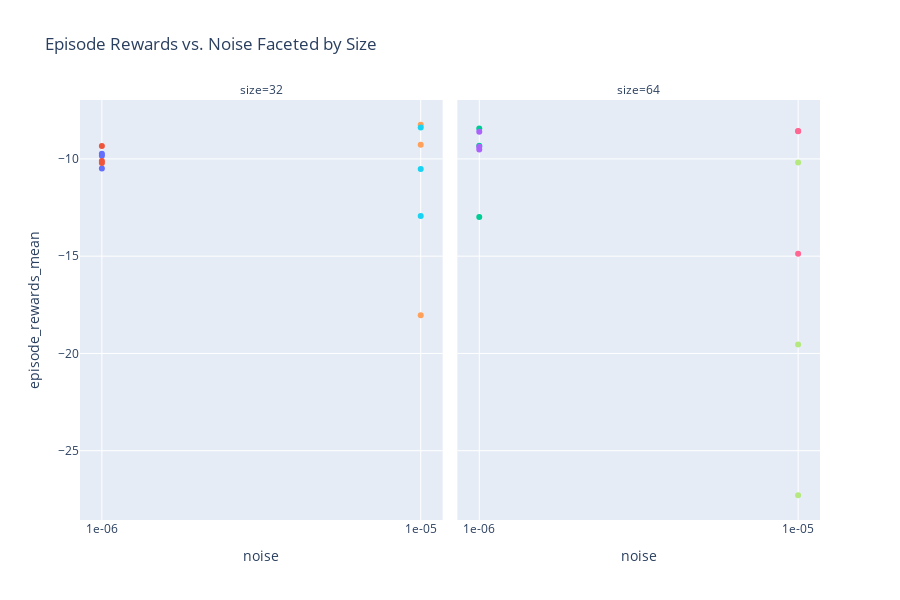

This figure's notebook cell:
### Code cell
import plotly.express as px

# Define readable names for selected hyperparams
readable_names = {
    hyperparam_columns[0]: "noise",
    hyperparam_columns[1]: "size"
}

# Rename columns in a copy of the dataframe
plot_df = sub_df.rename(columns=readable_names)

# Assign new column names
x_col = "noise"
y_col = "episode_rewards_mean"
facet_col = "size"

# Plot
fig = px.scatter(
    plot_df,
    x=x_col,
    y=y_col,
    color="experiment_name",  # Optional: color by experiment
    facet_col=facet_col,
    title="Episode Rewards vs. Noise Faceted by Size",
    height=600
)

fig.update_layout(showlegend=False)
fig.show()

### Figure 1 — Plotly figure (JSON) as saved in the notebook; plotly's stock layout.template omitted (floating-point values rounded to 4 significant figures)
{"data": [{"hovertemplate": "experiment_name=0000_optim.args_.lr_1e-06__estimator.args_.lin_hidden_out_size_32__agent_params.args_.action_w_noise_amplitude_0.3__experiment_run_name_best_params<br>size=32<br>noise=%{x}<br>episode_rewards_mean=%{y}<extra></extra>", "legendgroup": "0000_optim.args_.lr_1e-06__estimator.args_.lin_hidden_out_size_32__agent_params.args_.action_w_noise_amplitude_0.3__experiment_run_name_best_params", "marker": {"color": "#636efa", "symbol": "circle"}, "mode": "markers", "name": "0000_optim.args_.lr_1e-06__estimator.args_.lin_hidden_out_size_32__agent_params.args_.action_w_noise_amplitude_0.3__experiment_run_name_best_params", "orientation": "v", "showlegend": true, "type": "scatter", "x": ["1e-06", "1e-06", "1e-06"], "xaxis": "x", "y": [-10.49, -9.73, -9.836], "yaxis": "y"}, {"hovertemplate": "experiment_name=0001_optim.args_.lr_1e-06__estimator.args_.lin_hidden_out_size_32__agent_params.args_.action_w_noise_amplitude_0.8__experiment_run_name_best_params<br>size=32<br>noise=%{x}<br>episode_rewards_mean=%{y}<extra></extra>", "legendgroup": "0001_optim.args_.lr_1e-06__estimator.args_.lin_hidden_out_size_32__agent_params.args_.action_w_noise_amplitude_0.8__experiment_run_name_best_params", "marker": {"color": "#EF553B", "symbol": "circle"}, "mode": "markers", "name": "0001_optim.args_.lr_1e-06__estimator.args_.lin_hidden_out_size_32__agent_params.args_.action_w_noise_amplitude_0.8__experiment_run_name_best_params", "orientation": "v", "showlegend": true, "type": "scatter", "x": ["1e-06", "1e-06", "1e-06"], "xaxis": "x", "y": [-10.11, -10.22, -9.332], "yaxis": "y"}, {"hovertemplate": "experiment_name=0002_optim.args_.lr_1e-06__estimator.args_.lin_hidden_out_size_64__agent_params.args_.action_w_noise_amplitude_0.3__experiment_run_name_best_params<br>size=64<br>noise=%{x}<br>episode_rewards_mean=%{y}<extra></extra>", "legendgroup": "0002_optim.args_.lr_1e-06__estimator.args_.lin_hidden_out_size_64__agent_params.args_.action_w_noise_amplitude_0.3__experiment_run_name_best_params", "marker": {"color": "#00cc96", "symbol": "circle"}, "mode": "markers", "name": "0002_optim.args_.lr_1e-06__estimator.args_.lin_hidden_out_size_64__agent_params.args_.action_w_noise_amplitude_0.3__experiment_run_name_best_params", "orientation": "v", "showlegend": true, "type": "scatter", "x": ["1e-06", "1e-06", "1e-06"], "xaxis": "x2", "y": [-9.322, -8.432, -12.99], "yaxis": "y2"}, {"hovertemplate": "experiment_name=0003_optim.args_.lr_1e-06__estimator.args_.lin_hidden_out_size_64__agent_params.args_.action_w_noise_amplitude_0.8__experiment_run_name_best_params<br>size=64<br>noise=%{x}<br>episode_rewards_mean=%{y}<extra></extra>", "legendgroup": "0003_optim.args_.lr_1e-06__estimator.args_.lin_hidden_out_size_64__agent_params.args_.action_w_noise_amplitude_0.8__experiment_run_name_best_params", "marker": {"color": "#ab63fa", "symbol": "circle"}, "mode": "markers", "name": "0003_optim.args_.lr_1e-06__estimator.args_.lin_hidden_out_size_64__agent_params.args_.action_w_noise_amplitude_0.8__experiment_run_name_best_params", "orientation": "v", "showlegend": true, "type": "scatter", "x": ["1e-06", "1e-06", "1e-06"], "xaxis": "x2", "y": [-9.377, -8.611, -9.521], "yaxis": "y2"}, {"hovertemplate": "experiment_name=0004_optim.args_.lr_1e-05__estimator.args_.lin_hidden_out_size_32__agent_params.args_.action_w_noise_amplitude_0.3__experiment_run_name_best_params<br>size=32<br>noise=%{x}<br>episode_rewards_mean=%{y}<extra></extra>", "legendgroup": "0004_optim.args_.lr_1e-05__estimator.args_.lin_hidden_out_size_32__agent_params.args_.action_w_noise_amplitude_0.3__experiment_run_name_best_params", "marker": {"color": "#FFA15A", "symbol": "circle"}, "mode": "markers", "name": "0004_optim.args_.lr_1e-05__estimator.args_.lin_hidden_out_size_32__agent_params.args_.action_w_noise_amplitude_0.3__experiment_run_name_best_params", "orientation": "v", "showlegend": true, "type": "scatter", "x": ["1e-05", "1e-05", "1e-05"], "xaxis": "x", "y": [-18.04, -9.275, -8.246], "yaxis": "y"}, {"hovertemplate": "experiment_name=0005_optim.args_.lr_1e-05__estimator.args_.lin_hidden_out_size_32__agent_params.args_.action_w_noise_amplitude_0.8__experiment_run_name_best_params<br>size=32<br>noise=%{x}<br>episode_rewards_mean=%{y}<extra></extra>", "legendgroup": "0005_optim.args_.lr_1e-05__estimator.args_.lin_hidden_out_size_32__agent_params.args_.action_w_noise_amplitude_0.8__experiment_run_name_best_params", "marker": {"color": "#19d3f3", "symbol": "circle"}, "mode": "markers", "name": "0005_optim.args_.lr_1e-05__estimator.args_.lin_hidden_out_size_32__agent_params.args_.action_w_noise_amplitude_0.8__experiment_run_name_best_params", "orientation": "v", "showlegend": true, "type": "scatter", "x": ["1e-05", "1e-05", "1e-05"], "xaxis": "x", "y": [-10.52, -12.94, -8.388], "yaxis": "y"}, {"hovertemplate": "experiment_name=0006_optim.args_.lr_1e-05__estimator.args_.lin_hidden_out_size_64__agent_params.args_.action_w_noise_amplitude_0.3__experiment_run_name_best_params<br>size=64<br>noise=%{x}<br>episode_rewards_mean=%{y}<extra></extra>", "legendgroup": "0006_optim.args_.lr_1e-05__estimator.args_.lin_hidden_out_size_64__agent_params.args_.action_w_noise_amplitude_0.3__experiment_run_name_best_params", "marker": {"color": "#FF6692", "symbol": "circle"}, "mode": "markers", "name": "0006_optim.args_.lr_1e-05__estimator.args_.lin_hidden_out_size_64__agent_params.args_.action_w_noise_amplitude_0.3__experiment_run_name_best_params", "orientation": "v", "showlegend": true, "type": "scatter", "x": ["1e-05", "1e-05", "1e-05"], "xaxis": "x2", "y": [-8.569, -14.87, -8.579], "yaxis": "y2"}, {"hovertemplate": "experiment_name=0007_optim.args_.lr_1e-05__estimator.args_.lin_hidden_out_size_64__agent_params.args_.action_w_noise_amplitude_0.8__experiment_run_name_best_params<br>size=64<br>noise=%{x}<br>episode_rewards_mean=%{y}<extra></extra>", "legendgroup": "0007_optim.args_.lr_1e-05__estimator.args_.lin_hidden_out_size_64__agent_params.args_.action_w_noise_amplitude_0.8__experiment_run_name_best_params", "marker": {"color": "#B6E880", "symbol": "circle"}, "mode": "markers", "name": "0007_optim.args_.lr_1e-05__estimator.args_.lin_hidden_out_size_64__agent_params.args_.action_w_noise_amplitude_0.8__experiment_run_name_best_params", "orientation": "v", "showlegend": true, "type": "scatter", "x": ["1e-05", "1e-05", "1e-05"], "xaxis": "x2", "y": [-19.54, -10.18, -27.29], "yaxis": "y2"}], "layout": {"annotations": [{"font": {}, "showarrow": false, "text": "size=32", "x": 0.245, "xanchor": "center", "xref": "paper", "y": 1, "yanchor": "bottom", "yref": "paper"}, {"font": {}, "showarrow": false, "text": "size=64", "x": 0.755, "xanchor": "center", "xref": "paper", "y": 1, "yanchor": "bottom", "yref": "paper"}], "height": 600, "legend": {"title": {"text": "experiment_name"}, "tracegroupgap": 0}, "showlegend": false, "title": {"text": "Episode Rewards vs. Noise Faceted by Size"}, "xaxis": {"anchor": "y", "domain": [0, 0.49], "title": {"text": "noise"}}, "xaxis2": {"anchor": "y2", "domain": [0.51, 1], "matches": "x", "title": {"text": "noise"}}, "yaxis": {"anchor": "x", "domain": [0, 1], "title": {"text": "episode_rewards_mean"}}, "yaxis2": {"anchor": "x2", "domain": [0, 1], "matches": "y", "showticklabels": false}}}
